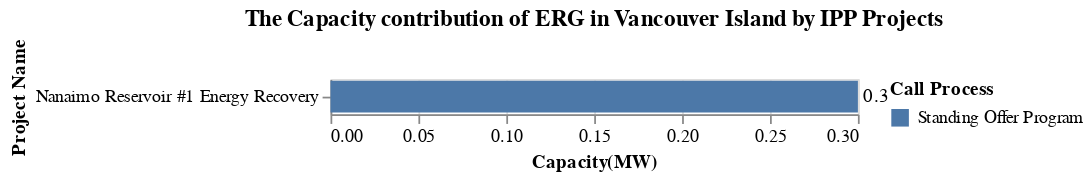

Here is the notebook cell this chart was saved with:
### Code cell
title = alt.TitleParams('The Capacity contribution of ERG in Vancouver Island by IPP Projects')

capacity_IPP = alt.Chart(data_VI, title = title).mark_bar().encode(
                    alt.Y('Project_name', title='Project Name',sort='x'),
                    alt.X('sum(Capacity(MW))', title='Capacity(MW)'),
                    alt.Color('Call_process', title = 'Call Process')).properties( width=300)
cap_VI_Loc_chart = capacity_IPP + capacity_IPP.mark_text(
    color = 'black', align='left', dx = 3).encode(text='sum(Capacity(MW))',color=alt.value('black'))
cap_VI_Loc_chart

### Figure 1 — Vega-Lite specification as saved in the notebook (floating-point values rounded to 4 significant figures)
{"config": {"view": {"continuousWidth": 300, "continuousHeight": 300}}, "layer": [{"mark": {"type": "bar"}, "encoding": {"color": {"field": "Call_process", "title": "Call Process", "type": "nominal"}, "x": {"aggregate": "sum", "field": "Capacity(MW)", "title": "Capacity(MW)", "type": "quantitative"}, "y": {"field": "Project_name", "sort": "x", "title": "Project Name", "type": "nominal"}}, "title": {"text": "The Capacity contribution of ERG in Vancouver Island by IPP Projects"}}, {"mark": {"type": "text", "align": "left", "color": "black", "dx": 3}, "encoding": {"color": {"value": "black"}, "text": {"aggregate": "sum", "field": "Capacity(MW)", "type": "quantitative"}, "x": {"aggregate": "sum", "field": "Capacity(MW)", "title": "Capacity(MW)", "type": "quantitative"}, "y": {"field": "Project_name", "sort": "x", "title": "Project Name", "type": "nominal"}}, "title": {"text": "The Capacity contribution of ERG in Vancouver Island by IPP Projects"}}], "data": {"name": "data-f918b8a0d2d84f455051427a266c0ea0"}, "width": 300, "$schema": "https://vega.github.io/schema/vega-lite/v5.20.1.json", "datasets": {"data-f918b8a0d2d84f455051427a266c0ea0": [{"Sub_region": "Vancouver Island", "Project_name": "Nanaimo Reservoir #1 Energy Recovery", "IPP_seller": "City of Nanaimo", "Location": "Nanaimo", "Type": "ERG", "Year": "2010", "Call_process": "Standing Offer Program", "Capacity(MW)": 0.3, "Energy(GWh/yr)": 1.1, "Region": "Vancouver Island"}]}}
